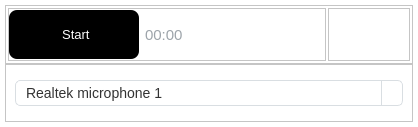
<?xml version="1.0" encoding="UTF-8"?>
<ui version="4.0">
 <class>MainWindow</class>
 <widget class="QMainWindow" name="MainWindow">
  <property name="geometry">
   <rect>
    <x>0</x>
    <y>0</y>
    <width>418</width>
    <height>127</height>
   </rect>
  </property>
  <property name="minimumSize">
   <size>
    <width>418</width>
    <height>127</height>
   </size>
  </property>
  <property name="maximumSize">
   <size>
    <width>418</width>
    <height>127</height>
   </size>
  </property>
  <property name="windowTitle">
   <string>Voice Recorder</string>
  </property>
  <property name="styleSheet">
   <string notr="true">QMainWindow {
background-color: #fff;
}</string>
  </property>
  <widget class="QWidget" name="centralwidget">
   <layout class="QVBoxLayout" name="verticalLayout">
    <property name="spacing">
     <number>0</number>
    </property>
    <property name="leftMargin">
     <number>5</number>
    </property>
    <property name="topMargin">
     <number>5</number>
    </property>
    <property name="rightMargin">
     <number>5</number>
    </property>
    <property name="bottomMargin">
     <number>5</number>
    </property>
    <item>
     <widget class="QFrame" name="topContainerFrame">
      <property name="styleSheet">
       <string notr="true">background-color: #fff;</string>
      </property>
      <property name="frameShape">
       <enum>QFrame::StyledPanel</enum>
      </property>
      <property name="frameShadow">
       <enum>QFrame::Raised</enum>
      </property>
      <layout class="QHBoxLayout" name="horizontalLayout">
       <property name="spacing">
        <number>2</number>
       </property>
       <property name="leftMargin">
        <number>2</number>
       </property>
       <property name="topMargin">
        <number>2</number>
       </property>
       <property name="rightMargin">
        <number>2</number>
       </property>
       <property name="bottomMargin">
        <number>2</number>
       </property>
       <item>
        <widget class="QFrame" name="topControlsFrame">
         <property name="styleSheet">
          <string notr="true">background-color: #fff;</string>
         </property>
         <property name="frameShape">
          <enum>QFrame::StyledPanel</enum>
         </property>
         <property name="frameShadow">
          <enum>QFrame::Raised</enum>
         </property>
         <layout class="QHBoxLayout" name="horizontalLayout_2">
          <property name="leftMargin">
           <number>0</number>
          </property>
          <property name="topMargin">
           <number>0</number>
          </property>
          <property name="rightMargin">
           <number>0</number>
          </property>
          <property name="bottomMargin">
           <number>0</number>
          </property>
          <item>
           <widget class="QPushButton" name="recordPushButton">
            <property name="sizePolicy">
             <sizepolicy hsizetype="Preferred" vsizetype="Fixed">
              <horstretch>0</horstretch>
              <verstretch>0</verstretch>
             </sizepolicy>
            </property>
            <property name="maximumSize">
             <size>
              <width>130</width>
              <height>16777215</height>
             </size>
            </property>
            <property name="font">
             <font>
              <pointsize>10</pointsize>
             </font>
            </property>
            <property name="styleSheet">
             <string notr="true">QPushButton#recordPushButton {
background-color: #000;
border: none;
outline: none;
border-radius: 8px;
color: #fff;
padding: 17px 10px;
}

QPushButton#recordPushButton:hover {
    background-color: #121212;
}

QPushButton#recordPushButton:pressed {
    background-color: #1f1f1f;
}</string>
            </property>
            <property name="text">
             <string> Start</string>
            </property>
            <property name="icon">
             <iconset>
              <normaloff>icons/record_circle.svg</normaloff>icons/record_circle.svg</iconset>
            </property>
            <property name="iconSize">
             <size>
              <width>15</width>
              <height>15</height>
             </size>
            </property>
           </widget>
          </item>
          <item>
           <widget class="QLabel" name="timeQLabel">
            <property name="sizePolicy">
             <sizepolicy hsizetype="Preferred" vsizetype="Preferred">
              <horstretch>0</horstretch>
              <verstretch>0</verstretch>
             </sizepolicy>
            </property>
            <property name="font">
             <font>
              <family>MS Shell Dlg 2</family>
              <pointsize>11</pointsize>
             </font>
            </property>
            <property name="styleSheet">
             <string notr="true">QLabel {
color: #9DA4AA;
}</string>
            </property>
            <property name="text">
             <string>00:00</string>
            </property>
           </widget>
          </item>
         </layout>
        </widget>
       </item>
       <item>
        <widget class="QFrame" name="folderFrame">
         <property name="sizePolicy">
          <sizepolicy hsizetype="Fixed" vsizetype="Preferred">
           <horstretch>0</horstretch>
           <verstretch>0</verstretch>
          </sizepolicy>
         </property>
         <property name="styleSheet">
          <string notr="true">background-color: #fff;</string>
         </property>
         <property name="frameShape">
          <enum>QFrame::StyledPanel</enum>
         </property>
         <property name="frameShadow">
          <enum>QFrame::Raised</enum>
         </property>
         <layout class="QHBoxLayout" name="horizontalLayout_3">
          <property name="leftMargin">
           <number>0</number>
          </property>
          <property name="topMargin">
           <number>0</number>
          </property>
          <property name="rightMargin">
           <number>0</number>
          </property>
          <property name="bottomMargin">
           <number>0</number>
          </property>
          <item>
           <spacer name="horizontalSpacer">
            <property name="orientation">
             <enum>Qt::Horizontal</enum>
            </property>
            <property name="sizeType">
             <enum>QSizePolicy::Minimum</enum>
            </property>
            <property name="sizeHint" stdset="0">
             <size>
              <width>40</width>
              <height>20</height>
             </size>
            </property>
           </spacer>
          </item>
          <item>
           <widget class="QPushButton" name="folderPushButton">
            <property name="sizePolicy">
             <sizepolicy hsizetype="Fixed" vsizetype="Fixed">
              <horstretch>0</horstretch>
              <verstretch>0</verstretch>
             </sizepolicy>
            </property>
            <property name="styleSheet">
             <string notr="true">QPushButton#folderPushButton {
    background-color: #fff;
    outline: none;
    border: none;
    border-radius: 8px;
    padding: 17px 4px;
    transition: background-color 0.2s ease;
}

QPushButton#folderPushButton:hover {
    background-color: #f9f9f9;
}

QPushButton#folderPushButton:pressed {
    background-color: #f7f7f7;
}</string>
            </property>
            <property name="text">
             <string/>
            </property>
            <property name="icon">
             <iconset>
              <normaloff>icons/folder.svg</normaloff>icons/folder.svg</iconset>
            </property>
            <property name="iconSize">
             <size>
              <width>40</width>
              <height>24</height>
             </size>
            </property>
           </widget>
          </item>
         </layout>
        </widget>
       </item>
      </layout>
     </widget>
    </item>
    <item>
     <widget class="QFrame" name="bottomContainerFrame">
      <property name="styleSheet">
       <string notr="true">background-color: #fff;</string>
      </property>
      <property name="frameShape">
       <enum>QFrame::StyledPanel</enum>
      </property>
      <property name="frameShadow">
       <enum>QFrame::Raised</enum>
      </property>
      <layout class="QHBoxLayout" name="horizontalLayout_4">
       <item>
        <widget class="QComboBox" name="micComboBox">
         <property name="styleSheet">
          <string notr="true">QComboBox#micComboBox {
    border: 1px solid #D9DEE2;
    border-radius: 5px;
    padding: 3px;
    padding-right: 20px; /* Make room for the arrow */
	padding-left: 10px;
    background-color: white;
    color: #333333;
	font-style: bold;
	 font-size: 14px; 

}

QComboBox#micComboBox::drop-down {
    subcontrol-origin: padding;
    subcontrol-position: top right;
    width: 20px;
    border-left-width: 1px;
    border-left-color: #D9DEE2;
    border-left-style: solid;
    border-top-right-radius: 5px;
    border-bottom-right-radius: 5px;
}

QComboBox#micComboBox::down-arrow {
    image: url(:/icons/dropdown.svg);
    width: 10px;
    height: 10px;
}

QComboBox#micComboBox QListView {
    border: 1px solid #D9DEE2;
    border-radius: 5px;
    background-color: white;
    outline: 0;
    padding: 5px;
}

QComboBox#micComboBox QListView::item {
    padding: 10px 5px;
    color: black;
    min-height: 30px; /* Increased for more space */
    font-size: 14px; /* Increased font size */
    margin-bottom: 5px; /* Add space between items */
}

QComboBox#micComboBox QListView::item:hover {
    background-color: #F8F8F8; /* Very light background on hover */
}

QComboBox#micComboBox QListView::item:selected {
    background-color: #E6E6E6;
    color: black;
}

/* Add this to create space after the last item */
QComboBox#micComboBox QListView::item:last-child {
    margin-bottom: 0;
}</string>
         </property>
         <property name="frame">
          <bool>true</bool>
         </property>
         <item>
          <property name="text">
           <string>Realtek microphone 1</string>
          </property>
         </item>
         <item>
          <property name="text">
           <string>Raser Lvithan</string>
          </property>
         </item>
        </widget>
       </item>
      </layout>
     </widget>
    </item>
   </layout>
  </widget>
 </widget>
 <resources>
  <include location="icons/icon.qrc"/>
 </resources>
 <connections/>
</ui>
